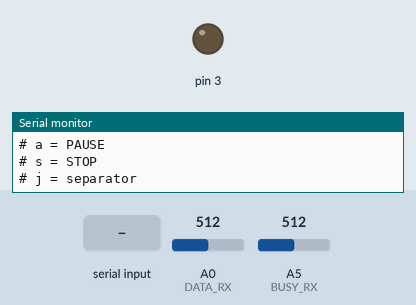
The sketch below on a simulated Arduino Uno, built with avr-gcc and run on an emulated ATmega328P. Shown: output pins drawn as LEDs (lit = HIGH), the last lines printed to the serial monitor. The test bench sets the inputs (shaded band); at power-on: A0 (DATA_RX) = 512, A5 (BUSY_RX) = 512.

Above: at 1.3 s.
1.4 s: "p\n" received over Serial
At 2.2 s:
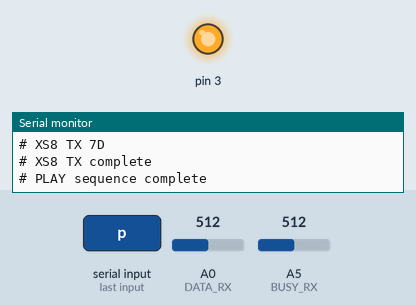
4.6 s: byte 97 ('a') received over Serial
6.1 s: byte 115 ('s') received over Serial
9.1 s: byte 100 ('d') received over Serial
Timing chart, 0 to 11.6 s (numbered marks = the images above; inputs shaded):
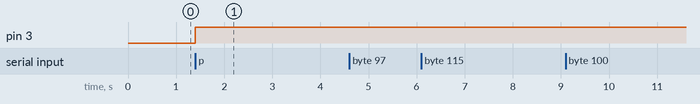

The sketch:

xs-tx6.ino
```cpp
/*
  Kenwood XS LIVE v6

  RX/sniffer:
    A0 = DATA
    A5 = BUSY

  TX:
    D2 -> 2.2k -> DATA
    D3 -> 2.2k -> BUSY

  Electrical:
    HIGH = actively drive HIGH
    LOW  = release line (INPUT / high-Z)

  XS8 wire format:
    BUSY rises
    ~1.15 ms
    DATA rises
    START HIGH ~9.8 ms

    8 bits MSB first:
      bit 1 = DATA LOW ~4.9 ms
      bit 0 = DATA LOW ~9.8 ms
      followed by DATA HIGH ~4.9 ms

    After final HIGH:
      BUSY released
      ~0.75 ms
      DATA released

  Commands:
    p = PLAY:  DE -> ~2.1 ms gap -> 7D
    a = PAUSE: D2
    s = STOP:  D6
    j = separator

  Real observed CD transport:
    PLAY  = DE -> 7D
    PAUSE = D2
    STOP  = D6
*/

const uint8_t DATA_RX = A0;
const uint8_t BUSY_RX = A5;

const uint8_t DATA_TX = 2;
const uint8_t BUSY_TX = 3;


// -----------------------------------------------------------------------------
// ADC sniffer
// -----------------------------------------------------------------------------

const int ADC_THRESHOLD = 500;

int lastData = -1;
int lastBusy = -1;


// -----------------------------------------------------------------------------
// XS timing
// -----------------------------------------------------------------------------

const uint32_t XS_LEAD_US       = 1150;
const uint32_t XS_START_HIGH_US = 9800;

const uint32_t XS_ONE_LOW_US    = 4900;
const uint32_t XS_ZERO_LOW_US   = 9800;
const uint32_t XS_FRAME_HIGH_US = 4900;

const uint32_t XS_END_US        = 750;

// Observed gap:
// end of first frame -> BUSY rise of second frame
// ~2.1 ms
const uint32_t XS_PLAY_GAP_US   = 2100;


// -----------------------------------------------------------------------------
// Line control
// -----------------------------------------------------------------------------

void driveHigh(uint8_t pin)
{
  digitalWrite(pin, HIGH);
  pinMode(pin, OUTPUT);
}

void releaseLine(uint8_t pin)
{
  pinMode(pin, INPUT);
}

void setData(bool high)
{
  if (high)
    driveHigh(DATA_TX);
  else
    releaseLine(DATA_TX);
}

void setBusy(bool high)
{
  if (high)
    driveHigh(BUSY_TX);
  else
    releaseLine(BUSY_TX);
}


// -----------------------------------------------------------------------------
// XS8 TX state machine
// -----------------------------------------------------------------------------

enum XsTxPhase {
  XS_TX_IDLE,
  XS_TX_LEAD,
  XS_TX_START_HIGH,
  XS_TX_BIT_LOW,
  XS_TX_BIT_HIGH,
  XS_TX_FINISH
};

bool xsTxActive = false;

XsTxPhase xsTxPhase = XS_TX_IDLE;

uint8_t xsTxValue = 0;
int8_t xsTxBit = 7;

uint32_t xsTxNextUs = 0;


bool xsBusy()
{
  return xsTxActive;
}


void startXsTx(uint8_t value)
{
  if (xsTxActive)
    return;

  xsTxValue = value;
  xsTxBit = 7;

  // Idle DATA stays released.
  setData(false);

  // Start packet envelope.
  setBusy(true);

  xsTxActive = true;
  xsTxPhase = XS_TX_LEAD;

  xsTxNextUs = micros() + XS_LEAD_US;
}


void serviceXsTx()
{
  if (!xsTxActive)
    return;

  uint32_t now = micros();

  if ((int32_t)(now - xsTxNextUs) < 0)
    return;

  switch (xsTxPhase) {

    // BUSY has already risen.
    // Now raise DATA for the start signal.
    case XS_TX_LEAD:
      setData(true);

      xsTxPhase = XS_TX_START_HIGH;
      xsTxNextUs = now + XS_START_HIGH_US;
      break;


    // Start signal complete.
    // Begin bit 7 with DATA LOW.
    case XS_TX_START_HIGH:
    {
      setData(false);

      bool bit = ((xsTxValue >> xsTxBit) & 1) != 0;

      xsTxPhase = XS_TX_BIT_LOW;

      xsTxNextUs =
        now + (bit ? XS_ONE_LOW_US : XS_ZERO_LOW_US);

      break;
    }


    // LOW pulse complete.
    // Every bit gets a fixed HIGH phase.
    case XS_TX_BIT_LOW:
      setData(true);

      xsTxPhase = XS_TX_BIT_HIGH;
      xsTxNextUs = now + XS_FRAME_HIGH_US;
      break;


    // Fixed HIGH complete.
    case XS_TX_BIT_HIGH:

      if (xsTxBit == 0) {

        // Last bit finished.
        // Real captures show BUSY falling while DATA
        // is still HIGH.
        setBusy(false);

        xsTxPhase = XS_TX_FINISH;
        xsTxNextUs = now + XS_END_US;

      } else {

        xsTxBit--;

        // Start next bit LOW.
        setData(false);

        bool bit =
          ((xsTxValue >> xsTxBit) & 1) != 0;

        xsTxPhase = XS_TX_BIT_LOW;

        xsTxNextUs =
          now + (bit ? XS_ONE_LOW_US : XS_ZERO_LOW_US);
      }

      break;


    // Finally release DATA.
    case XS_TX_FINISH:
      setData(false);

      xsTxActive = false;
      xsTxPhase = XS_TX_IDLE;

      Serial.println("# XS8 TX complete");
      break;


    default:
      break;
  }
}


// -----------------------------------------------------------------------------
// PLAY sequence DE -> 7D
// -----------------------------------------------------------------------------

enum PlayPhase {
  PLAY_IDLE,
  PLAY_SEND_DE,
  PLAY_GAP,
  PLAY_SEND_7D
};

PlayPhase playPhase = PLAY_IDLE;

uint32_t playNextUs = 0;


void startPlay()
{
  if (playPhase != PLAY_IDLE || xsBusy())
    return;

  Serial.println("# PLAY: DE -> 7D");

  Serial.println("# XS8 TX DE");
  startXsTx(0xDE);

  playPhase = PLAY_SEND_DE;
}


void servicePlay()
{
  uint32_t now = micros();

  switch (playPhase) {

    case PLAY_IDLE:
      break;


    // Wait for DE frame to finish completely.
    case PLAY_SEND_DE:
      if (!xsBusy()) {
        playNextUs = now + XS_PLAY_GAP_US;
        playPhase = PLAY_GAP;
      }
      break;


    // Observed ~2.1 ms between frames.
    case PLAY_GAP:
      if ((int32_t)(now - playNextUs) >= 0) {

        Serial.println("# XS8 TX 7D");
        startXsTx(0x7D);

        playPhase = PLAY_SEND_7D;
      }
      break;


    // Wait for 7D to complete.
    case PLAY_SEND_7D:
      if (!xsBusy()) {
        Serial.println("# PLAY sequence complete");
        playPhase = PLAY_IDLE;
      }
      break;
  }
}


// -----------------------------------------------------------------------------
// Sniffer
// -----------------------------------------------------------------------------

int readLogic(uint8_t pin)
{
  return analogRead(pin) >= ADC_THRESHOLD ? 1 : 0;
}


void serviceSniffer()
{
  int data = readLogic(DATA_RX);
  int busy = readLogic(BUSY_RX);

  if (data != lastData || busy != lastBusy) {

    Serial.print(micros());
    Serial.print(",");
    Serial.print(data);
    Serial.print(",");
    Serial.println(busy);

    lastData = data;
    lastBusy = busy;
  }
}


// -----------------------------------------------------------------------------
// Serial commands
// -----------------------------------------------------------------------------

void serviceSerial()
{
  while (Serial.available()) {

    char c = Serial.read();

    if (c == '\r' || c == '\n')
      continue;

    switch (c) {

      case 'p':
      case 'P':
        if (!xsBusy() && playPhase == PLAY_IDLE) {
          startPlay();
        }
        break;


      case 'a':
      case 'A':
        if (!xsBusy() && playPhase == PLAY_IDLE) {
          Serial.println("# XS8 TX D2 PAUSE");
          startXsTx(0xD2);
        }
        break;


      case 's':
      case 'S':
        if (!xsBusy() && playPhase == PLAY_IDLE) {
          Serial.println("# XS8 TX D6 STOP");
          startXsTx(0xD6);
        }
        break;


      case 'j':
      case 'J':
        Serial.println();
        Serial.println("========== NEXT BUTTON ==========");
        break;

case 'd':
case 'D':
  Serial.println("# XS8 TX DE only");
  startXsTx(0xDE);
  break;

case '7':
  Serial.println("# XS8 TX 7D only");
  startXsTx(0x7D);
  break;


      default:
        Serial.print("# Unknown command: ");
        Serial.println(c);
        break;
    }
  }
}


// -----------------------------------------------------------------------------
// Setup / loop
// -----------------------------------------------------------------------------

void setup()
{
  Serial.begin(115200);

  pinMode(DATA_RX, INPUT);
  pinMode(BUSY_RX, INPUT);

  releaseLine(DATA_TX);
  releaseLine(BUSY_TX);

  delay(100);

  lastData = readLogic(DATA_RX);
  lastBusy = readLogic(BUSY_RX);

  Serial.println();
  Serial.println("# Kenwood XS LIVE v6");
  Serial.println("# A0=DATA, A5=BUSY");
  Serial.println("# D2=DATA TX, D3=BUSY TX");
  Serial.println("#");
  Serial.println("# Real observed CD transport bytes:");
  Serial.println("# PLAY  = DE -> 7D");
  Serial.println("# PAUSE = D2");
  Serial.println("# STOP  = D6");
  Serial.println("#");
  Serial.println("# p = PLAY");
  Serial.println("# a = PAUSE");
  Serial.println("# s = STOP");
  Serial.println("# j = separator");
}


void loop()
{
  // Keep TX timing serviced first.
  serviceXsTx();

  // PLAY may start a second XS frame.
  servicePlay();

  serviceSniffer();
  serviceSerial();
}
```

Measured:
- after the input at 1.4 s, pin 3: LOW → HIGH at once
